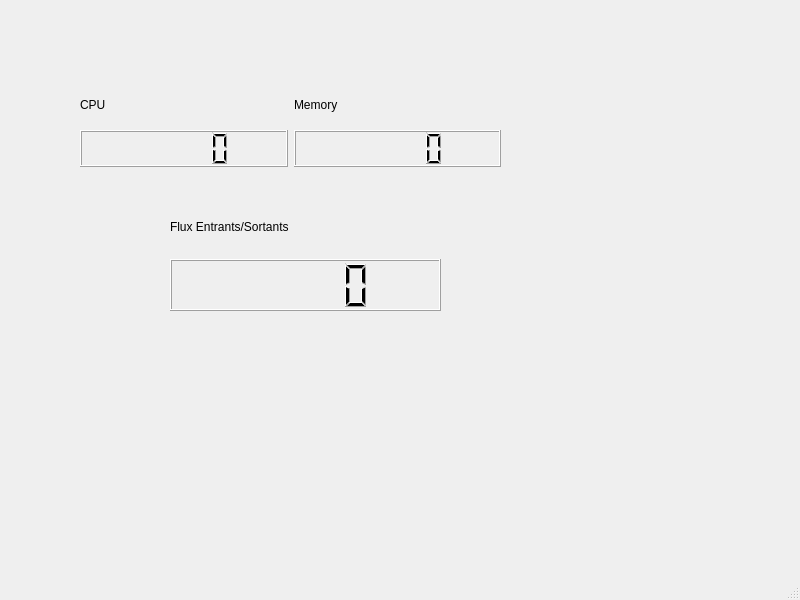
<?xml version="1.0" encoding="UTF-8"?>
<ui version="4.0">
 <class>performances</class>
 <widget class="QMainWindow" name="performances">
  <property name="geometry">
   <rect>
    <x>0</x>
    <y>0</y>
    <width>800</width>
    <height>600</height>
   </rect>
  </property>
  <property name="windowTitle">
   <string>MainWindow</string>
  </property>
  <widget class="QWidget" name="centralwidget">
   <widget class="QWidget" name="layoutWidget">
    <property name="geometry">
     <rect>
      <x>80</x>
      <y>86</y>
      <width>421</width>
      <height>81</height>
     </rect>
    </property>
    <layout class="QHBoxLayout" name="horizontalLayout">
     <item>
      <layout class="QVBoxLayout" name="verticalLayout">
       <item>
        <widget class="QLabel" name="label_CPU">
         <property name="text">
          <string>CPU</string>
         </property>
        </widget>
       </item>
       <item>
        <widget class="QLCDNumber" name="lcdNumberCpu">
         <property name="value" stdset="0">
          <double>0.000000000000000</double>
         </property>
        </widget>
       </item>
      </layout>
     </item>
     <item>
      <layout class="QVBoxLayout" name="verticalLayout_2">
       <item>
        <widget class="QLabel" name="label_Memory">
         <property name="text">
          <string>Memory</string>
         </property>
        </widget>
       </item>
       <item>
        <widget class="QLCDNumber" name="lcdNumberMemory"/>
       </item>
      </layout>
     </item>
    </layout>
   </widget>
   <widget class="QWidget" name="layoutWidget">
    <property name="geometry">
     <rect>
      <x>170</x>
      <y>200</y>
      <width>271</width>
      <height>111</height>
     </rect>
    </property>
    <layout class="QVBoxLayout" name="verticalLayout_3">
     <item>
      <widget class="QLabel" name="label">
       <property name="text">
        <string>Flux Entrants/Sortants</string>
       </property>
      </widget>
     </item>
     <item>
      <widget class="QLCDNumber" name="lcdNumber_Flux"/>
     </item>
    </layout>
   </widget>
  </widget>
  <widget class="QMenuBar" name="menubar">
   <property name="geometry">
    <rect>
     <x>0</x>
     <y>0</y>
     <width>800</width>
     <height>25</height>
    </rect>
   </property>
  </widget>
  <widget class="QStatusBar" name="statusbar"/>
 </widget>
 <resources/>
 <connections/>
</ui>
